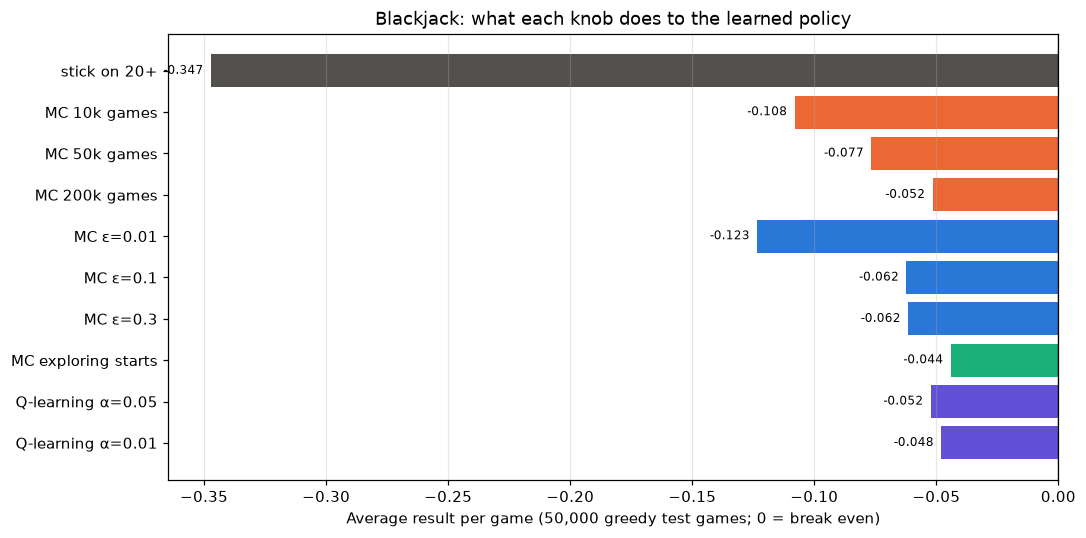

Write the Python code that produced this figure.
"""
Topic 2e: turning the knobs of Monte Carlo control on Blackjack.

A. How many training games are enough?        10k / 50k / 200k games, ε = 0.1
B. How much exploration?                         ε = 0.01 / 0.1 / 0.3, 100k games each
C. Exploring starts instead of ε-greedy          random FIRST action, then greedy, 100k games
D. Monte Carlo vs Q-learning (TD) on Blackjack   same 100k games budget

Every learned policy is tested greedily (no exploration) on 50,000 games.

Run:  python experiments.py            (about 4 minutes)
      python experiments.py --no-show
"""
import argparse
import sys
from collections import defaultdict

import gymnasium as gym
import matplotlib.pyplot as plt
import numpy as np

from mc import as_state, epsilon_greedy_policy, greedy, mc_control, stick_on_20, win_draw_loss

sys.stdout.reconfigure(encoding="utf-8")
TEST_GAMES = 50_000


def q_learning(env, episodes, alpha=0.05, eps=0.1, gamma=1.0, seed=0):
    """Project 3's Q-learning, but with a dict because Blackjack states are tuples."""
    rng = np.random.default_rng(seed)
    env.reset(seed=seed)
    Q = defaultdict(lambda: np.zeros(2))
    policy = epsilon_greedy_policy(Q, eps)
    for _ in range(episodes):
        s = as_state(env.reset()[0])
        done = False
        while not done:
            a = policy(s, rng)
            obs, r, terminated, truncated, _ = env.step(a)
            s2 = as_state(obs)
            target = r + gamma * np.max(Q[s2]) * (not terminated)    # bootstrapped guess
            Q[s][a] += alpha * (target - Q[s][a])                    # update NOW, every step
            s = s2
            done = terminated or truncated
    return Q


def test(env, Q):
    return win_draw_loss(env, greedy(Q), games=TEST_GAMES)


def row(label, res):
    w, d, l, avg = res
    print(f"  {label:<34}{w:7.1f}{d:7.1f}{l:7.1f}{avg:+9.3f}")
    return res


def header(title):
    print("\n" + title)
    print(f"  {'':<34}{'win%':>7}{'draw%':>7}{'loss%':>7}{'avg':>9}")


def main():
    parser = argparse.ArgumentParser()
    parser.add_argument("--no-show", action="store_true")
    args = parser.parse_args()
    env = gym.make("Blackjack-v1")
    results = {}

    header("Baseline")
    results["stick on 20+"] = row("stick on 20+ (no learning)", win_draw_loss(env, stick_on_20, games=TEST_GAMES))

    header("A · Number of training games (ε = 0.1)")
    for n in (10_000, 50_000, 200_000):
        Q, N, _ = mc_control(env, n, eps=0.1, seed=0)
        results[f"MC {n // 1000}k games"] = row(f"MC, {n:,} games", test(env, Q))

    header("B · Exploration ε (100,000 games)")
    for eps in (0.01, 0.1, 0.3):
        Q, N, rewards = mc_control(env, 100_000, eps=eps, seed=0)
        unseen = sum(int((n == 0).any()) for n in N.values())
        res = row(f"MC, ε = {eps}", test(env, Q))
        print(f"  {'':<34}training avg {rewards.mean():+.3f}, states with an action never tried: {unseen}")
        results[f"MC ε={eps}"] = res

    header("C · Exploring starts (100,000 games)")
    Q, N, _ = mc_control(env, 100_000, seed=0, exploring_starts=True)
    results["MC exploring starts"] = row("MC, random first action, then greedy", test(env, Q))

    header("D · Monte Carlo vs Q-learning (100,000 games, ε = 0.1)")
    results["Q-learning α=0.05"] = row("Q-learning, α = 0.05", test(env, q_learning(env, 100_000, alpha=0.05)))
    results["Q-learning α=0.01"] = row("Q-learning, α = 0.01", test(env, q_learning(env, 100_000, alpha=0.01)))
    print(f"  (MC with the same 100,000 games and ε = 0.1 is the 'MC, ε = 0.1' row in B)")

    fig, ax = plt.subplots(figsize=(10, 5))
    names = list(results)
    avgs = [results[n][3] for n in names]
    colors = ["#52514e"] + ["#eb6834"] * 3 + ["#2a78d6"] * 3 + ["#1baf7a"] + ["#6250d6"] * 2
    ax.barh(names, avgs, color=colors)
    for i, v in enumerate(avgs):
        ax.text(v - 0.003, i, f"{v:+.3f}", ha="right", va="center", fontsize=8)
    ax.invert_yaxis()
    ax.axvline(0, color="black", lw=0.8)
    ax.set_xlabel(f"Average result per game ({TEST_GAMES:,} greedy test games; 0 = break even)")
    ax.set_title("Blackjack: what each knob does to the learned policy")
    ax.grid(axis="x", alpha=0.3)
    fig.tight_layout()
    fig.savefig("experiments.png", dpi=110, bbox_inches="tight")
    print("\nChart saved to experiments.png")
    if not args.no_show:
        plt.show()


if __name__ == "__main__":
    main()
